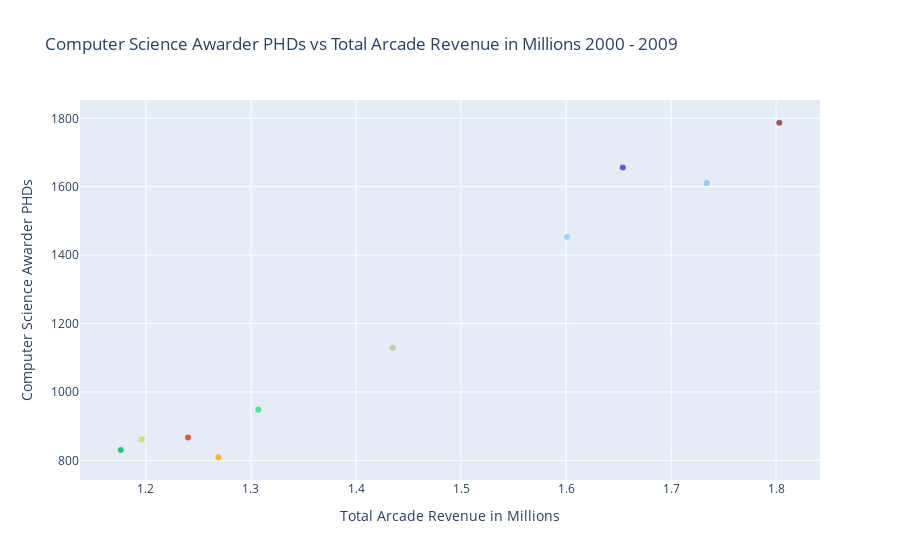

Source (notebook cell):
### Code cell
import plotly.graph_objs as go
# creating trace1
trace1 =go.Scatter(
                    x = arcadePhd.arcRev,
                    y = arcadePhd.csPhds,
                    mode = "markers",
                    name = 'Year',
                    marker = dict(color = colours), # giving each year a distinct color
                    text= arcadePhd.Year
   
                    )
                    
data = [trace1]
layout = dict(title = 'Computer Science Awarder PHDs vs Total Arcade Revenue in Millions 2000 - 2009',
              xaxis= dict(title= 'Total Arcade Revenue in Millions',ticklen= 5,zeroline= False),
              yaxis= dict(title= 'Computer Science Awarder PHDs',ticklen= 5,zeroline= False),
              
             )
fig = dict(data = data, layout=layout)

iplot(fig)

### Figure 1 — Plotly figure (JSON) as saved in the notebook; plotly's stock layout.template omitted (floating-point values rounded to 4 significant figures)
{"data": [{"marker": {"color": ["#C4E57D", "#2AC280", "#FFAE39", "#DC5B3B", "#52E397", "#C5CBA3", "#9CD5F6", "#6E50D9", "#9A5E59", "#9BC8F5", "#0BBC66", "#FF3D52", "#3B19CE", "#25974F", "#1EAD79", "#375E4C", "#43C711", "#A4CCD9", "#AFF373", "#392D6A", "#792D86", "#9CA54B", "#7F03BE", "#D5EC95", "#FCE2A5"]}, "mode": "markers", "name": "Year", "text": [2000, 2001, 2002, 2003, 2004, 2005, 2006, 2007, 2008, 2009], "type": "scatter", "x": [1.196, 1.176, 1.269, 1.24, 1.307, 1.435, 1.601, 1.654, 1.803, 1.734], "y": [861, 830, 809, 867, 948, 1129, 1453, 1656, 1787, 1611]}], "layout": {"title": {"text": "Computer Science Awarder PHDs vs Total Arcade Revenue in Millions 2000 - 2009"}, "xaxis": {"ticklen": 5, "title": {"text": "Total Arcade Revenue in Millions"}, "zeroline": false}, "yaxis": {"ticklen": 5, "title": {"text": "Computer Science Awarder PHDs"}, "zeroline": false}}}
